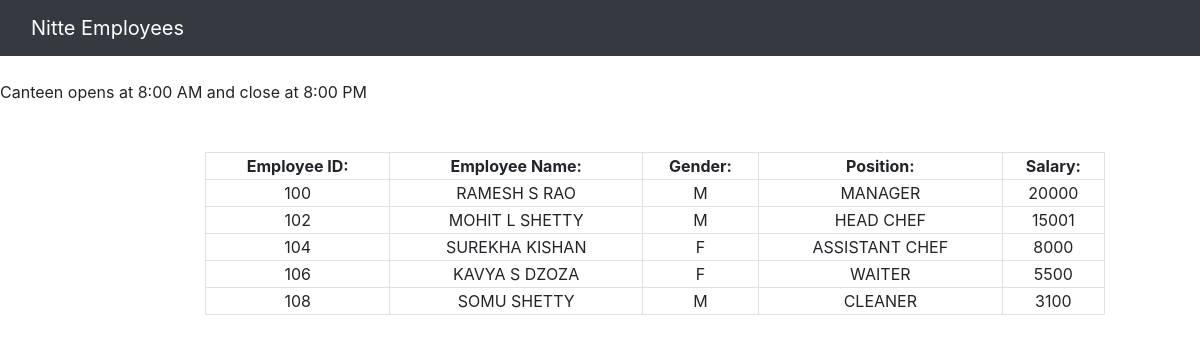
Screenshot of /empnitte.php with the database file from the repository.
### tables this page shows
CREATE TABLE EMPLOYEE(
EMP_ID INT(11) PRIMARY KEY,
FNAME VARCHAR(30) NOT NULL,
MINIT VARCHAR(30),
LNAME VARCHAR(30),
GENDER CHAR(1) NOT NULL,
POSITION VARCHAR(20) NOT NULL,
SALARY INT(11) ,
CAN_ID INT(11) REFERENCES CANTEEN(CAN_ID)
);

### empnitte.php (the view, shortened to what this page needs)
<?php
		$connection = mysqli_connect("localhost","root","");
		$query = "select employee.* from employee where CAN_ID=1";
		?>
<!DOCTYPE html>
<html>
<head>
	<link rel="stylesheet" type="text/css" href="bootstrap-4.4.1/css/bootstrap.min.css">
</head>
<body>
	<nav class="navbar navbar-expand-lg navbar-dark bg-dark">
		<div class="container-fluid">
			<div class="navbar-header">
				<a class="navbar-brand" href="index.php">Nitte Employees</a></div>
		</div>
	</nav><br>
	<span><marquee>Canteen opens at 8:00 AM and close at 8:00 PM</marquee></span><br><br>
	<div class="row">
	<div class="col-md-2"></div>
	<div class="col-md-8">
		<form>
			<table class="table-bordered" width="900px" style="text-align: center">
				<tr>
					<th>Employee ID:</th>
					<th>Employee Name:</th>
					<th>Gender:</th>
					<th>Position:</th>
					<th>Salary:</th>
				</tr>
				<?php
					$query_run = mysqli_query($connection,$query);
					while($row = mysqli_fetch_assoc($query_run)){
						$emp_id = $row['EMP_ID'];
						$fname = $row['FNAME'];
						$mname = $row['MINIT'];
						$lname = $row['LNAME'];
						$gender = $row['GENDER'];
						$position= $row['POSITION'];
						$salary = $row['SALARY'];
					?>
						<tr>
							<td><?php echo $emp_id;?></td>
							<td><?php echo $fname;echo " "; echo $mname; echo " ";;echo $lname;?></td>
							<td><?php echo $gender;?></td>
							<td><?php echo $position;?></td>
							<td><?php echo $salary;?></td>
						</tr>
						<?php
					}
				?>
			</table>
		</form>
	</div>
	<div class="col-md-2"></div>
</div>
<br><br>
</body>
</html>

### rows the page displays
employee: EMP_ID "100", FNAME "RAMESH", MINIT "S", LNAME "RAO", GENDER "M", POSITION "MANAGER", SALARY "20000"
employee: EMP_ID "102", FNAME "MOHIT", MINIT "L", LNAME "SHETTY", GENDER "M", POSITION "HEAD CHEF", SALARY "15001"
employee: EMP_ID "104", FNAME "SUREKHA", LNAME "KISHAN", GENDER "F", POSITION "ASSISTANT CHEF", SALARY "8000"
employee: EMP_ID "106", FNAME "KAVYA", MINIT "S", LNAME "DZOZA", GENDER "F", POSITION "WAITER", SALARY "5500"
employee: EMP_ID "108", FNAME "SOMU", LNAME "SHETTY", GENDER "M", POSITION "CLEANER", SALARY "3100"
